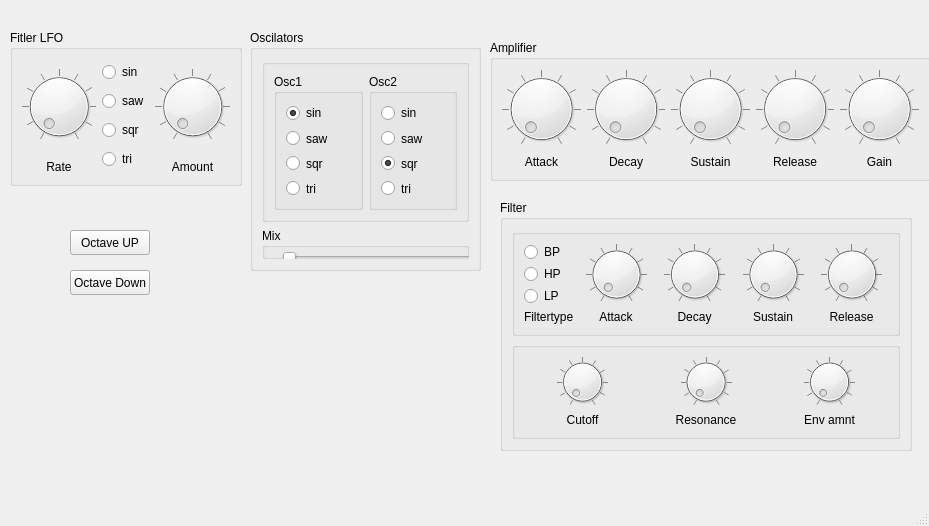
<?xml version="1.0" encoding="UTF-8"?>
<ui version="4.0">
 <class>MainWindow</class>
 <widget class="QMainWindow" name="MainWindow">
  <property name="geometry">
   <rect>
    <x>0</x>
    <y>0</y>
    <width>929</width>
    <height>526</height>
   </rect>
  </property>
  <property name="windowTitle">
   <string>MainWindow</string>
  </property>
  <widget class="QWidget" name="centralwidget">
   <widget class="QGroupBox" name="FilterLFOGroupBox">
    <property name="enabled">
     <bool>true</bool>
    </property>
    <property name="geometry">
     <rect>
      <x>10</x>
      <y>30</y>
      <width>232</width>
      <height>156</height>
     </rect>
    </property>
    <property name="minimumSize">
     <size>
      <width>120</width>
      <height>0</height>
     </size>
    </property>
    <property name="title">
     <string>Fitler LFO</string>
    </property>
    <property name="checkable">
     <bool>false</bool>
    </property>
    <layout class="QHBoxLayout" name="horizontalLayout_3">
     <item>
      <layout class="QVBoxLayout" name="FilterLFORateHorizontalLayout">
       <item>
        <widget class="QDial" name="FilterLFORateKnob">
         <property name="wrapping">
          <bool>false</bool>
         </property>
         <property name="notchTarget">
          <double>10.000000000000000</double>
         </property>
         <property name="notchesVisible">
          <bool>true</bool>
         </property>
        </widget>
       </item>
       <item>
        <widget class="QLabel" name="FilterLFORateKnobLabel">
         <property name="text">
          <string>Rate</string>
         </property>
         <property name="alignment">
          <set>Qt::AlignCenter</set>
         </property>
        </widget>
       </item>
      </layout>
     </item>
     <item>
      <layout class="QVBoxLayout" name="FilterLfoButtonsHorizontalLayout">
       <item>
        <widget class="QRadioButton" name="FilterLFOSinButton">
         <property name="text">
          <string>sin</string>
         </property>
         <property name="iconSize">
          <size>
           <width>10</width>
           <height>10</height>
          </size>
         </property>
         <property name="checkable">
          <bool>true</bool>
         </property>
        </widget>
       </item>
       <item>
        <widget class="QRadioButton" name="FilterLFOSawButton">
         <property name="text">
          <string>saw</string>
         </property>
        </widget>
       </item>
       <item>
        <widget class="QRadioButton" name="FilterLFOPlsButton">
         <property name="enabled">
          <bool>true</bool>
         </property>
         <property name="text">
          <string>sqr</string>
         </property>
        </widget>
       </item>
       <item>
        <widget class="QRadioButton" name="FilterLFOriButton">
         <property name="text">
          <string>tri</string>
         </property>
        </widget>
       </item>
      </layout>
     </item>
     <item>
      <layout class="QVBoxLayout" name="FilterLFOHorizontalLayout">
       <item>
        <widget class="QDial" name="FilterLFOAmountKnob">
         <property name="notchTarget">
          <double>10.000000000000000</double>
         </property>
         <property name="notchesVisible">
          <bool>true</bool>
         </property>
        </widget>
       </item>
       <item>
        <widget class="QLabel" name="FilterLFOAmountLabel">
         <property name="text">
          <string>Amount</string>
         </property>
         <property name="alignment">
          <set>Qt::AlignCenter</set>
         </property>
        </widget>
       </item>
      </layout>
     </item>
    </layout>
   </widget>
   <widget class="QGroupBox" name="groupBox_2">
    <property name="geometry">
     <rect>
      <x>250</x>
      <y>30</y>
      <width>231</width>
      <height>241</height>
     </rect>
    </property>
    <property name="title">
     <string>Oscilators</string>
    </property>
    <layout class="QVBoxLayout" name="verticalLayout_21">
     <item>
      <widget class="QGroupBox" name="groupBox_3">
       <property name="title">
        <string/>
       </property>
       <layout class="QHBoxLayout" name="horizontalLayout_2">
        <item>
         <widget class="QGroupBox" name="Osc1GroupBox">
          <property name="title">
           <string>Osc1</string>
          </property>
          <layout class="QVBoxLayout" name="verticalLayout">
           <item>
            <layout class="QVBoxLayout" name="Osc1verticalLayout">
             <item>
              <widget class="QRadioButton" name="RadioButton_Osc1_Sinus">
               <property name="text">
                <string>sin</string>
               </property>
               <property name="iconSize">
                <size>
                 <width>10</width>
                 <height>10</height>
                </size>
               </property>
               <property name="checkable">
                <bool>true</bool>
               </property>
               <property name="checked">
                <bool>true</bool>
               </property>
              </widget>
             </item>
             <item>
              <widget class="QRadioButton" name="RadioButton_Osc1_Saw">
               <property name="text">
                <string>saw</string>
               </property>
              </widget>
             </item>
             <item>
              <widget class="QRadioButton" name="RadioButton_Osc1_Square">
               <property name="text">
                <string>sqr</string>
               </property>
              </widget>
             </item>
             <item>
              <widget class="QRadioButton" name="RadioButton_Osc1_Triangle">
               <property name="text">
                <string>tri</string>
               </property>
              </widget>
             </item>
            </layout>
           </item>
          </layout>
         </widget>
        </item>
        <item>
         <widget class="QGroupBox" name="Osc1GroupBox_2">
          <property name="title">
           <string>Osc2</string>
          </property>
          <layout class="QVBoxLayout" name="verticalLayout_19">
           <item>
            <layout class="QVBoxLayout" name="Osc1verticalLayout_2">
             <item>
              <widget class="QRadioButton" name="RadioButton_Osc2_Sinus">
               <property name="text">
                <string>sin</string>
               </property>
               <property name="iconSize">
                <size>
                 <width>10</width>
                 <height>10</height>
                </size>
               </property>
               <property name="checkable">
                <bool>true</bool>
               </property>
              </widget>
             </item>
             <item>
              <widget class="QRadioButton" name="RadioButton_Osc2_Saw">
               <property name="text">
                <string>saw</string>
               </property>
              </widget>
             </item>
             <item>
              <widget class="QRadioButton" name="RadioButton_Osc2_Square">
               <property name="text">
                <string>sqr</string>
               </property>
               <property name="checked">
                <bool>true</bool>
               </property>
              </widget>
             </item>
             <item>
              <widget class="QRadioButton" name="RadioButton_Osc2_Triangle">
               <property name="text">
                <string>tri</string>
               </property>
              </widget>
             </item>
            </layout>
           </item>
          </layout>
         </widget>
        </item>
       </layout>
      </widget>
     </item>
     <item>
      <widget class="QGroupBox" name="MixGroupBox">
       <property name="title">
        <string>Mix</string>
       </property>
       <widget class="QSlider" name="MixSlider">
        <property name="geometry">
         <rect>
          <x>20</x>
          <y>20</y>
          <width>191</width>
          <height>22</height>
         </rect>
        </property>
        <property name="orientation">
         <enum>Qt::Horizontal</enum>
        </property>
       </widget>
      </widget>
     </item>
    </layout>
   </widget>
   <widget class="QGroupBox" name="AmplifierGroupBox">
    <property name="geometry">
     <rect>
      <x>490</x>
      <y>40</y>
      <width>441</width>
      <height>141</height>
     </rect>
    </property>
    <property name="title">
     <string>Amplifier</string>
    </property>
    <layout class="QHBoxLayout" name="horizontalLayout_4">
     <item>
      <layout class="QVBoxLayout" name="VolumeAttackHorizontalLayout">
       <item>
        <widget class="QDial" name="VolumeAttackKnob">
         <property name="notchTarget">
          <double>10.000000000000000</double>
         </property>
         <property name="notchesVisible">
          <bool>true</bool>
         </property>
        </widget>
       </item>
       <item>
        <widget class="QLabel" name="VolumeAttackKnobLabel">
         <property name="text">
          <string>Attack</string>
         </property>
         <property name="alignment">
          <set>Qt::AlignCenter</set>
         </property>
        </widget>
       </item>
      </layout>
     </item>
     <item>
      <layout class="QVBoxLayout" name="VolumeDecayHorizontalLayout">
       <item>
        <widget class="QDial" name="VolumeDecayKnob">
         <property name="notchTarget">
          <double>10.000000000000000</double>
         </property>
         <property name="notchesVisible">
          <bool>true</bool>
         </property>
        </widget>
       </item>
       <item>
        <widget class="QLabel" name="VolumeDecayKnobLabel">
         <property name="text">
          <string>Decay</string>
         </property>
         <property name="alignment">
          <set>Qt::AlignCenter</set>
         </property>
        </widget>
       </item>
      </layout>
     </item>
     <item>
      <layout class="QVBoxLayout" name="VolumeSustainHorizontalLayout">
       <item>
        <widget class="QDial" name="VolumeSustsainKnob">
         <property name="notchTarget">
          <double>10.000000000000000</double>
         </property>
         <property name="notchesVisible">
          <bool>true</bool>
         </property>
        </widget>
       </item>
       <item>
        <widget class="QLabel" name="VolumeSustsainKnobLabel">
         <property name="text">
          <string>Sustain</string>
         </property>
         <property name="alignment">
          <set>Qt::AlignCenter</set>
         </property>
        </widget>
       </item>
      </layout>
     </item>
     <item>
      <layout class="QVBoxLayout" name="VolumeReleaseHorizontalLayout">
       <item>
        <widget class="QDial" name="VolumeReleaseKnob">
         <property name="notchTarget">
          <double>10.000000000000000</double>
         </property>
         <property name="notchesVisible">
          <bool>true</bool>
         </property>
        </widget>
       </item>
       <item>
        <widget class="QLabel" name="VolumeReleaseKnobLabel">
         <property name="text">
          <string>Release</string>
         </property>
         <property name="alignment">
          <set>Qt::AlignCenter</set>
         </property>
        </widget>
       </item>
      </layout>
     </item>
     <item>
      <layout class="QVBoxLayout" name="VolumeGainHorizontalLayout">
       <item>
        <widget class="QDial" name="VolumeGainKnob">
         <property name="notchTarget">
          <double>10.000000000000000</double>
         </property>
         <property name="notchesVisible">
          <bool>true</bool>
         </property>
        </widget>
       </item>
       <item>
        <widget class="QLabel" name="VolumeGainKnobLabel">
         <property name="text">
          <string>Gain</string>
         </property>
         <property name="alignment">
          <set>Qt::AlignCenter</set>
         </property>
        </widget>
       </item>
      </layout>
     </item>
    </layout>
   </widget>
   <widget class="QGroupBox" name="FilterMainGroupBoxHorizontalLayout">
    <property name="geometry">
     <rect>
      <x>500</x>
      <y>200</y>
      <width>412</width>
      <height>251</height>
     </rect>
    </property>
    <property name="title">
     <string>Filter</string>
    </property>
    <layout class="QVBoxLayout" name="verticalLayout_3">
     <item>
      <widget class="QGroupBox" name="FilterGroupBoxVerticalLayout">
       <property name="title">
        <string/>
       </property>
       <layout class="QHBoxLayout" name="horizontalLayout_5">
        <item>
         <layout class="QVBoxLayout" name="FilterTypeButtonsHorizontalLayout">
          <item>
           <widget class="QRadioButton" name="BpButton">
            <property name="text">
             <string>BP</string>
            </property>
            <property name="iconSize">
             <size>
              <width>10</width>
              <height>10</height>
             </size>
            </property>
            <property name="checkable">
             <bool>false</bool>
            </property>
           </widget>
          </item>
          <item>
           <widget class="QRadioButton" name="HpButton">
            <property name="text">
             <string>HP</string>
            </property>
           </widget>
          </item>
          <item>
           <widget class="QRadioButton" name="LpButton">
            <property name="text">
             <string>LP</string>
            </property>
           </widget>
          </item>
          <item>
           <widget class="QLabel" name="FilterTypeLabel">
            <property name="text">
             <string>Filtertype</string>
            </property>
           </widget>
          </item>
         </layout>
        </item>
        <item>
         <layout class="QVBoxLayout" name="FilterEnvelopeAttackHorizontalLayout">
          <item>
           <widget class="QDial" name="FilterEnvelopeAttackKnob">
            <property name="notchTarget">
             <double>10.000000000000000</double>
            </property>
            <property name="notchesVisible">
             <bool>true</bool>
            </property>
           </widget>
          </item>
          <item>
           <widget class="QLabel" name="FilterEnvelopeAttackKnobLabel">
            <property name="text">
             <string>Attack</string>
            </property>
            <property name="alignment">
             <set>Qt::AlignCenter</set>
            </property>
           </widget>
          </item>
         </layout>
        </item>
        <item>
         <layout class="QVBoxLayout" name="FilterDecayHorizontalLayout">
          <item>
           <widget class="QDial" name="FilterDecayKnob">
            <property name="notchTarget">
             <double>10.000000000000000</double>
            </property>
            <property name="notchesVisible">
             <bool>true</bool>
            </property>
           </widget>
          </item>
          <item>
           <widget class="QLabel" name="FilterDecayKnobLabel">
            <property name="text">
             <string>Decay</string>
            </property>
            <property name="alignment">
             <set>Qt::AlignCenter</set>
            </property>
           </widget>
          </item>
         </layout>
        </item>
        <item>
         <layout class="QVBoxLayout" name="FilterSustainHorizontalLayout">
          <item>
           <widget class="QDial" name="FilterSustainKnob">
            <property name="notchTarget">
             <double>10.000000000000000</double>
            </property>
            <property name="notchesVisible">
             <bool>true</bool>
            </property>
           </widget>
          </item>
          <item>
           <widget class="QLabel" name="FilterSustainKnobLabel">
            <property name="text">
             <string>Sustain</string>
            </property>
            <property name="alignment">
             <set>Qt::AlignCenter</set>
            </property>
           </widget>
          </item>
         </layout>
        </item>
        <item>
         <layout class="QVBoxLayout" name="FilterReleaseHorizontalLayout">
          <item>
           <widget class="QDial" name="FilterReleaseKnob">
            <property name="notchTarget">
             <double>10.000000000000000</double>
            </property>
            <property name="notchesVisible">
             <bool>true</bool>
            </property>
           </widget>
          </item>
          <item>
           <widget class="QLabel" name="FilterReleaseKnobLabel">
            <property name="text">
             <string>Release</string>
            </property>
            <property name="alignment">
             <set>Qt::AlignCenter</set>
            </property>
           </widget>
          </item>
         </layout>
        </item>
       </layout>
      </widget>
     </item>
     <item>
      <widget class="QGroupBox" name="FilterSecondRowVerticalLayout">
       <property name="title">
        <string/>
       </property>
       <layout class="QHBoxLayout" name="horizontalLayout_6">
        <item>
         <layout class="QVBoxLayout" name="CutOffHorizontalLayout">
          <item>
           <widget class="QDial" name="CutOffKnob">
            <property name="notchTarget">
             <double>10.000000000000000</double>
            </property>
            <property name="notchesVisible">
             <bool>true</bool>
            </property>
           </widget>
          </item>
          <item>
           <widget class="QLabel" name="CutOffLabel">
            <property name="text">
             <string>Cutoff</string>
            </property>
            <property name="alignment">
             <set>Qt::AlignCenter</set>
            </property>
           </widget>
          </item>
         </layout>
        </item>
        <item>
         <layout class="QVBoxLayout" name="ResonanceHorizontalLayout">
          <item>
           <widget class="QDial" name="ResonanceKnob">
            <property name="notchTarget">
             <double>10.000000000000000</double>
            </property>
            <property name="notchesVisible">
             <bool>true</bool>
            </property>
           </widget>
          </item>
          <item>
           <widget class="QLabel" name="ResonanceKnobLabel">
            <property name="text">
             <string>Resonance</string>
            </property>
            <property name="alignment">
             <set>Qt::AlignCenter</set>
            </property>
           </widget>
          </item>
         </layout>
        </item>
        <item>
         <layout class="QVBoxLayout" name="EnvAmntHorizontalLayout">
          <item>
           <widget class="QDial" name="dial_17">
            <property name="notchTarget">
             <double>10.000000000000000</double>
            </property>
            <property name="notchesVisible">
             <bool>true</bool>
            </property>
           </widget>
          </item>
          <item>
           <widget class="QLabel" name="label_17">
            <property name="text">
             <string>Env amnt</string>
            </property>
            <property name="alignment">
             <set>Qt::AlignCenter</set>
            </property>
           </widget>
          </item>
         </layout>
        </item>
       </layout>
      </widget>
     </item>
    </layout>
   </widget>
   <widget class="QPushButton" name="Button_Octave_UP">
    <property name="geometry">
     <rect>
      <x>70</x>
      <y>230</y>
      <width>80</width>
      <height>25</height>
     </rect>
    </property>
    <property name="text">
     <string>Octave UP</string>
    </property>
   </widget>
   <widget class="QPushButton" name="Button_Octave_Down">
    <property name="geometry">
     <rect>
      <x>70</x>
      <y>270</y>
      <width>80</width>
      <height>25</height>
     </rect>
    </property>
    <property name="text">
     <string>Octave Down</string>
    </property>
   </widget>
  </widget>
  <widget class="QStatusBar" name="statusbar"/>
 </widget>
 <resources/>
 <connections/>
</ui>
